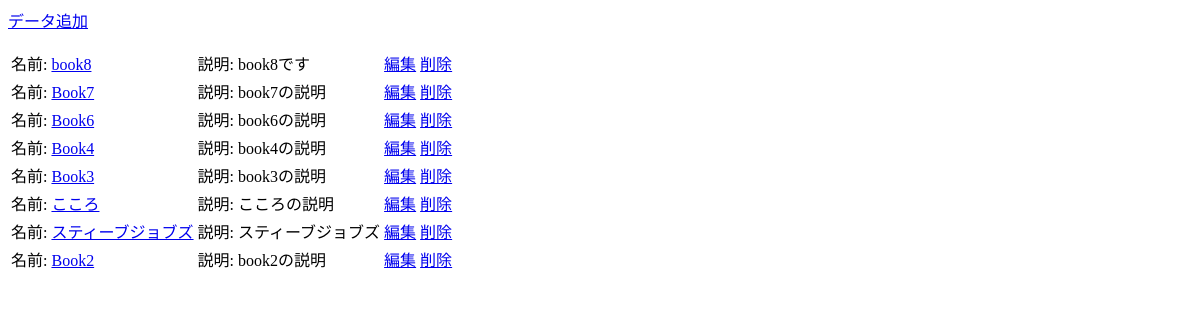
The page /store/list_books/ on the database as committed earlier.
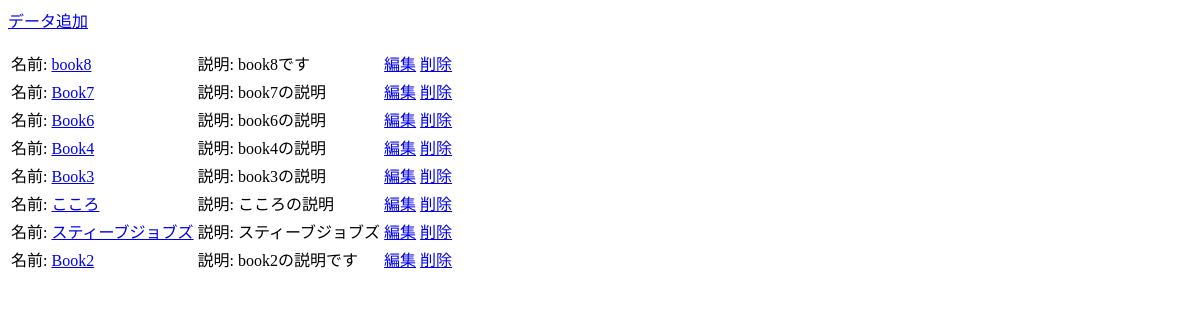
The same page on the database as committed later.
### store/models.py (models this page shows)
class BaseModel(models.Model):
    created_at = models.DateTimeField()
    updated_at = models.DateTimeField()
    class Meta:
        abstract = True

class Books(BaseModel):
    name = models.CharField(max_length=255)
    description = models.CharField(max_length=1000)
    price = models.IntegerField()
    class Meta:
        db_table = 'books'
    def get_absolute_url(self):
        return reverse_lazy('store:detail_book', kwargs={'pk': self.pk})

### store/views.py (the view)
# urls.py: path('list_books/', BookListView.as_view(), name='list_books'),
class BookListView(ListView):
    model = Books
    template_name = 'book_list.html'
    def get_queryset(self):
        queryset = super(BookListView, self).get_queryset()
        if 'name' in self.kwargs:
            queryset = queryset.filter(name__startswith=self.kwargs['name'])
        queryset = queryset.order_by('-id')
        return queryset

### templates/book_list.html (shortened to what this page needs)
<p><a href="{% url 'store:add_book' %}">データ追加</a></p>
<table>
    <tbody>
        {% for object in object_list %}
            <tr>
                <td>名前: <a href="{{ object.get_absolute_url }}">{{ object.name }}</a></td>
                <td>説明: {{ object.description }}</td>
                <td><a href="{% url 'store:edit_book' object.id %}">編集</a></td>
                <td><a href="{% url 'store:delete_book' object.id %}">削除</a></td>
                <td>
                </td>
            </tr>
        {% endfor %}
    </tbody>
</table>

Rows that differ between the two databases and show on the page:
changed Books "Book2": description "book2の説明" → "book2の説明です"
